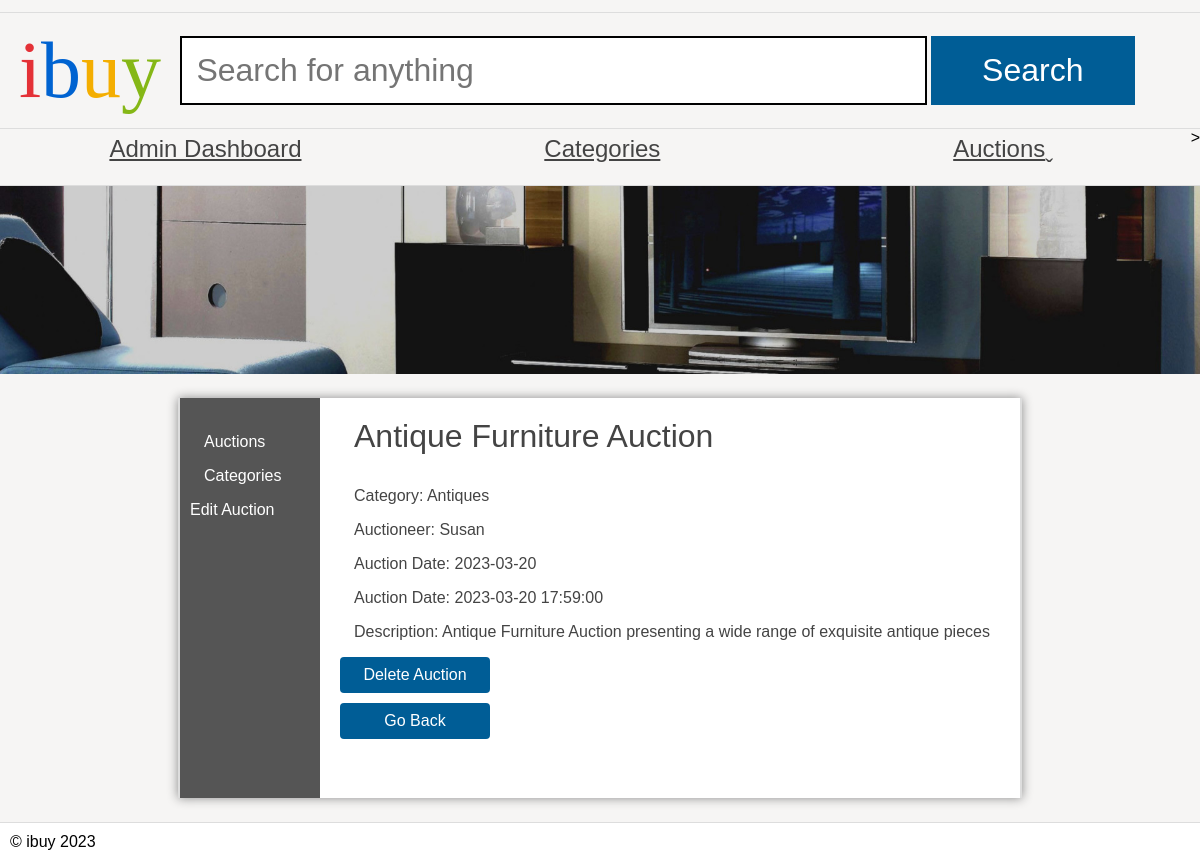
The app's page /Admin/viewauction.php?name=Antique+Furniture+Auction with its own data.
### tables this page shows
CREATE TABLE `auctions` (
  `auction_name` VARCHAR(90) NOT NULL PRIMARY KEY,
  `auctioneer` VARCHAR(90) DEFAULT NULL,
  `auctionDate` DATE DEFAULT NULL,
  `auction_end_time` TIMESTAMP DEFAULT NULL,  
  `categoryName` VARCHAR(20) DEFAULT NULL,
  `Description` LONGTEXT
);

### Admin/viewauction.php (the view, shortened to what this page needs)
<?php
require('../dataconnection/configuration.php');
if (isset($_GET['name'])) {
    $auctionName = $_GET['name'];
    $auctionStmt = $pdo->prepare('SELECT * FROM auctions WHERE auction_name = :auctionName');
    $auctionStmt->execute(['auctionName' => $auctionName]);
    $auction = $auctionStmt->fetch(PDO::FETCH_ASSOC);
    if ($auction) {
        echo '<!DOCTYPE html>
        <head>
            <link rel="stylesheet" href="/ibuy.css" />
        </head>
        <body>
            <header>
                <h1><span class="i">i</span><span class="b">b</span><span class="u">u</span><span class="y">y</span></h1>
                <form action="#">
                    <input type="text" name="search" placeholder="Search for anything" />
                    <input type="submit" name="submit" value="Search" />
                </form>
            </header>
            <nav>
                <ul>
                    <li><a href="admin_panel.php">Admin Dashboard</a></li>
                    <li><a href="categories.php">Categories</a></li>
                    <li><a href="Auctions.php">Auctions</a></li>>
                </ul>
            </nav>
            <img src="/banners/2.jpg" alt="Banner" />
            <main class="sidebar">
                <section class="left">
                    <ul>
                    <li><a href="Auctions.php">Auctions</a></li>
                    <li><a href="categories.php">Categories</a></li>
                    <div class="action-buttons">
                        <a href="editauction.php?name=' . $auction['auction_name'] . '">Edit Auction</a>
                    </div>
                    </ul>
                </section>
                <section class="right">
                    <h2>' . $auction['auction_name'] . '</h2>
                    <p>Category: ' . $auction['categoryName'] . '</p>
                    <p>Auctioneer: ' . $auction['auctioneer'] . '</p>
                    <p>Auction Date: ' . $auction['auctionDate'] . '</p>
                    <p>Auction Date: ' . $auction['auction_end_time'] . '</p>
                    <p>Description: ' . $auction['Description'] . '</p>
                    <div class="action-buttons">
                        <a class="button" href="deleteauction.php?name=' . $auction['auction_name'] . '">Delete Auction</a>
                    </div>
                    <div class="action-buttons">
                        <a class="button" href="javascript:history.go(-1)">Go Back</a>
                    </div>
                </section>
            </main>
        </body>
        </html>';
    } else {
        echo 'Auction not found';
    }
} else {
    echo 'Invalid request';
}
?>
<footer>
&copy; ibuy <?php echo date("Y"); ?>
</footer>

### ibuy.css (style rules this page uses)
* { margin: 0; padding: 0; }
body { font-family: 'Oxygen-Regular', sans-serif; background-color: #f6f5f4; max-width: 100vw; overflow-x: hidden; }
h1, h2, h3, h4 { font-weight: normal; }
a, a:visited { color: #444; }
header { margin-top: 1vw; font-family: 'Univers-Light-Normal'; display: grid; grid-template-columns: 15% 85%; align-items: center; padding-top: 1vw; padding-bottom: 1vw; border-top: 1px solid #ddd; border-bottom: 1px solid #ddd; }
header h1 { text-align: center; font-size: 5em; }
form { display: block; }
header form input[type=text] { border: 3px solid black; font-size: 2em; padding: 0.5em; width: 70%; }
body > img { width: 100vw; }
header form input[type=submit] { background-color: #005d96; color: white; width: 20%; font-size: 2em; padding: 0.5em; cursor: pointer; border: 0; }
header .i { color: #e43137; }
header .b { color: #0063d1; }
header .u { color: #f4ae01; }
header .y { color: #85b716; }
body > nav { border-bottom: 1px solid #ddd; }
body > nav ul li:last-child a:after { content: 'ˬ'; position: absolute; }
body > nav ul { display: flex; width: 100vw; list-style-type: none; }
body > nav ul li { flex: 1; }
body > nav ul li a { display: block; text-align: center; padding-top: 0.5vw; padding-bottom: 0.5vw; font-size: 1.5em; }
main { padding: 3vw; display: block; overflow: hidden; width: 80vw; margin: auto; border-left: 2px solid #ddd; border-right: 2px solid #ddd; }
footer { margin-top: 5vw; border-top: 1px solid #ddd; }

### Admin/viewauction.php (style rules this page uses)
header form input[type="text"] { border: 2px solid black; font-size: 2em; padding: 0.45em; width: 70%; }
.sidebar { align-items: center; padding: 0; margin-top: 2vw; }
.sidebar .left { width: 20%; background-color: #555; padding: 10px; list-style-type: none; }
.sidebar .right { flex: 1; padding: 20px; }
footer { margin-top: 2vw; }
body { display: flex; flex-direction: column; min-height: 100vh; }
main { flex: 1; }
.action-buttons { display: flex; flex-direction: column; align-items: flex-start; gap: 10px; }
.button { display: inline-block; padding: 8px 25px; background-color: #4CAF50; color: #fff; text-decoration: none; border-radius: 4px; border: none; }
.button { display: inline-block; padding: 8px 25px; margin-right: 10px; background-color: #005d96; color: #fff; text-decoration: none; border-radius: 4px; border: none; min-width: 120px; text-align: center; line-height: 20px; }
.button { display: inline-block; padding: 8px 15px; background-color: #005d96; color: #fff; text-decoration: none; border-radius: 4px; border: none; }
main { min-height: 50vh; background-color: #fff; width: 70vw; display: block; margin: auto; box-shadow: 0px 0px 10px #888; color:#444; }
main h2 { font-size:2em; }
footer { background-color: #fff; padding: 10px; color: #000; }
.left ul { list-style-type: none }
section a { color: #444; }
p, li, h2 { margin-bottom: 1em; margin-left: 14px; }
.stock, .sidebar { display: table; }
.stock > ul, .sidebar .left { width: 10vw; list-style-type: none; display: table-cell; padding: 10px; background-color: #555; margin: 0; }
.stock .products, .sidebar .right { display: table-cell; padding: 20px; }
.stock > ul a, .sidebar .left a { color: white; text-decoration: none; }
.right { padding: 20px; }

### records on screen
auctions: auction_name "Antique Furniture Auction", categoryName "Antiques", auctioneer "Susan", auctionDate "2023-03-20", auction_end_time "2023-03-20 17:59:00", Description "Antique Furniture Auction presenting a wide range of exquisite antique pieces"
